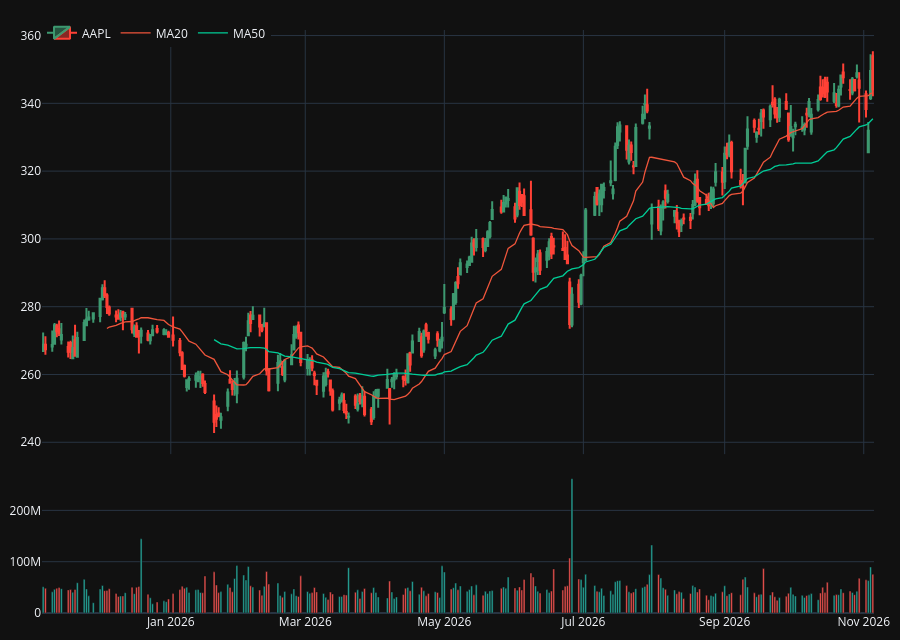

Here is the notebook cell this chart was saved with:
### Markdown cell above
## 3. Candlestick chart

### Code cell
def candlestick_figure(df, ticker, ma_windows, hide_weekends=False):
    fig = make_subplots(rows=2, cols=1, shared_xaxes=True, row_heights=[0.75, 0.25], vertical_spacing=0.03)
    fig.add_trace(
        go.Candlestick(x=df.index, open=df["Open"], high=df["High"], low=df["Low"], close=df["Close"], name=ticker),
        row=1, col=1,
    )
    for w in ma_windows:
        fig.add_trace(
            go.Scatter(x=df.index, y=df["Close"].rolling(w).mean(), name=f"MA{w}", line=dict(width=1.3)),
            row=1, col=1,
        )
    colors = np.where(df["Close"] >= df["Open"], "#26a69a", "#ef5350")
    fig.add_trace(go.Bar(x=df.index, y=df["Volume"], marker_color=colors, name="Volume", showlegend=False), row=2, col=1)
    if hide_weekends:
        fig.update_xaxes(rangebreaks=[dict(bounds=["sat", "mon"])])
    fig.update_layout(height=640, xaxis_rangeslider_visible=False, margin=dict(l=10, r=10, t=30, b=10),
                      legend=dict(orientation="h", y=1.02))
    return fig


ticker = next(iter(histories))
candlestick_figure(histories[ticker], ticker, MA_WINDOWS).show()

### Figure 1 — Plotly figure (JSON) as saved in the notebook; plotly's stock layout.template omitted (floating-point values rounded to 4 significant figures; data arrays with more than 128 entries replaced by an {"elided": "..."} marker saying what was removed)
{"data": [{"close": {"elided": "251 float values"}, "high": {"elided": "251 float values"}, "low": {"elided": "251 float values"}, "name": "AAPL", "open": {"elided": "251 float values"}, "x": {"elided": "251 str values"}, "type": "candlestick", "xaxis": "x", "yaxis": "y"}, {"line": {"width": 1.3}, "name": "MA20", "x": {"elided": "251 str values"}, "y": {"elided": "251 float values"}, "type": "scatter", "xaxis": "x", "yaxis": "y"}, {"line": {"width": 1.3}, "name": "MA50", "x": {"elided": "251 str values"}, "y": {"elided": "251 float values"}, "type": "scatter", "xaxis": "x", "yaxis": "y"}, {"marker": {"color": {"elided": "251 str values"}}, "name": "Volume", "showlegend": false, "x": {"elided": "251 str values"}, "y": {"elided": "251 int values"}, "type": "bar", "xaxis": "x2", "yaxis": "y2"}], "layout": {"xaxis": {"anchor": "y", "domain": [0.0, 1.0], "matches": "x2", "showticklabels": false, "rangeslider": {"visible": false}}, "yaxis": {"anchor": "x", "domain": [0.2725, 1.0]}, "xaxis2": {"anchor": "y2", "domain": [0.0, 1.0]}, "yaxis2": {"anchor": "x2", "domain": [0.0, 0.2425]}, "margin": {"l": 10, "r": 10, "t": 30, "b": 10}, "legend": {"orientation": "h", "y": 1.02}, "height": 640}}
